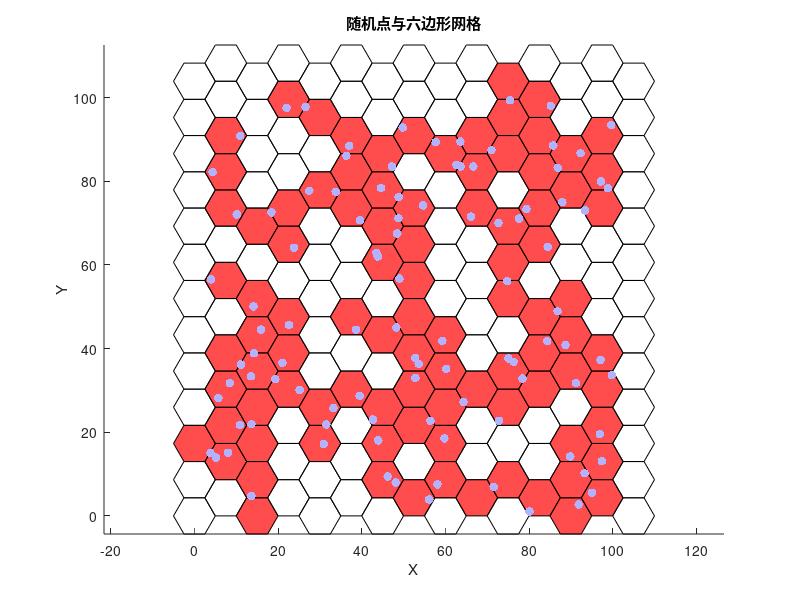

Source code (MATLAB):
clear; clc;
N = 100; % 随机点的数量
radius = 5; % 六边形的半径

% 生成二维随机点
x = (100-0)*rand(N,1);
y = (100-0)*rand(N,1);

% 六边形网格参数
hexHeight = sqrt(3) * radius; % 六边形的高度
hexWidth = 2 * radius;        % 六边形的宽度

% 计算网格的行列数
gridRows = ceil(100 / hexHeight);
gridCols = ceil(100 / (1.5 * radius));

% 初始化保存包含点的六边形中心的列表
hexCenters = [];

% 绘制图形
figure;
hold on;

% 定义一个绘制六边形的函数，增加透明度参数
drawHexagon = @(cx, cy, r, color, alphaVal) fill(cx + r * cos(0:pi/3:2*pi), cy + r * sin(0:pi/3:2*pi), color, 'EdgeColor', 'black', 'FaceAlpha', alphaVal);

% 遍历六边形网格，先绘制六边形
for row = 0:gridRows
    for col = 0:gridCols
        % 计算每个六边形的中心位置
        cx = col * 1.5 * radius;
        if mod(col, 2) == 0
            cy = row * hexHeight;
        else
            cy = row * hexHeight + hexHeight / 2;
        end
        
        % 初始化六边形颜色为白色，透明度较高
        color = 'w';
        alphaVal = 0.3; % 设置六边形的透明度
        
        % 判断哪些点在该六边形内
        for i = 1:N
            % 计算点到六边形中心的距离
            dx = abs(x(i) - cx);
            dy = abs(y(i) - cy);
            % 判断点是否在六边形的外接圆内（半径为5）
            if (dx^2 + dy^2) <= radius^2
                % 如果有点在六边形内，保存该六边形的中心并设为红色
                color = 'r';
                alphaVal = 0.7; % 含有点的六边形透明度较低
                hexCenters = [hexCenters; cx, cy]; % 保存六边形中心点
                break; % 一旦发现点，停止检查其余点
            end
        end
        
        % 绘制六边形，透明度根据是否含有点变化
        drawHexagon(cx, cy, radius, color, alphaVal);
    end
end

% 绘制二维随机点，使用浅蓝色绘制并保证在六边形上方
scatter(x, y, 40, [0.7, 0.7, 1], 'filled');

% 设置图的标题、标签和轴
title('随机点与六边形网格');
xlabel('X');
ylabel('Y');
axis equal;

% 打印包含点的六边形中心点
disp('包含点的六边形中心点:');
disp(hexCenters);

% 完成绘制，关闭 hold
hold off;
